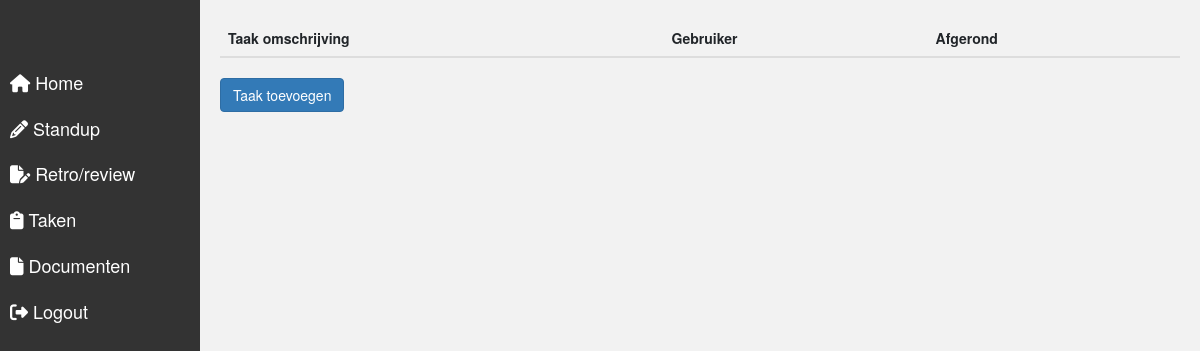
Page /Taken-dashboard.php on the earlier database version.
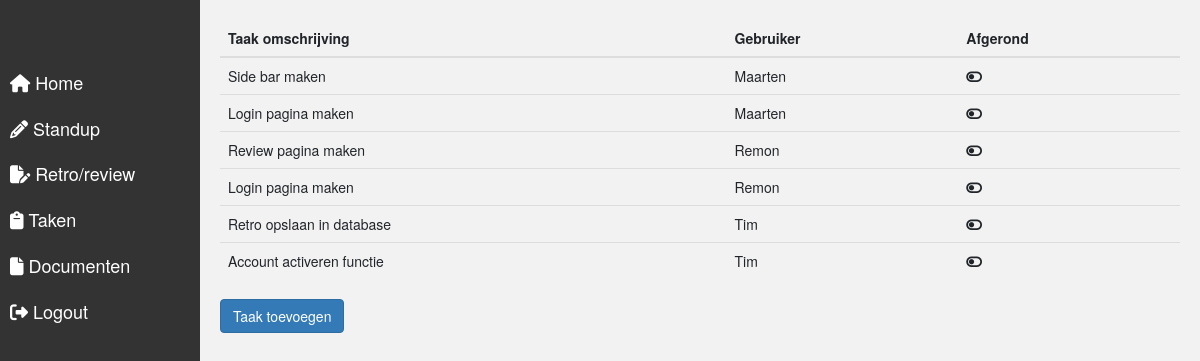
Same page on the later database version.
### tables this page shows
CREATE TABLE `taken` (
  `id` int(11) NOT NULL,
  `naam` varchar(50) NOT NULL,
  `userId` int(11) DEFAULT NULL,
  `groepId` int(11) NOT NULL DEFAULT 0
);

CREATE TABLE `users` (
  `id` int(11) NOT NULL,
  `naam` varchar(50) NOT NULL,
  `email` varchar(75) NOT NULL,
  `password` varchar(250) DEFAULT NULL,
  `isActivated` int(1) NOT NULL DEFAULT 0,
  `role` int(1) NOT NULL,
  `activationCode` varchar(50) NOT NULL,
  `activatedOn` datetime DEFAULT NULL
);

### Handlers/Services.php (the view, shortened to what this page needs)
<?php
class Services
{
    function __construct($conn)
    {
        $this->connection = $conn;
    }
}
class UserServices extends Services
{
    private $connection;
    public function __construct($conn)
    {
        $this->connection = $conn;
    }
    public function GetUserById($userId)
    {
        $query = "SELECT * FROM users WHERE `id`=?";
        $stmt = mysqli_prepare($this->connection, $query);
        mysqli_stmt_bind_param($stmt, 'i', $userId);
        mysqli_stmt_execute($stmt);
        $result = mysqli_stmt_get_result($stmt);
        return mysqli_fetch_object($result, 'user');
    }
}
class TaskServices extends Services
{
    private $connection;
    public function __construct($conn)
    {
        $this->connection = $conn;
    }
    public function GetAllTasks($groepId)
    {
        $userService = new UserServices($this->connection);
        $query = "SELECT * FROM taken";
        $result = $this->connection->query($query);
        foreach ($result as $row) {
            $title = $row['naam'];
            $user = $userService->GetUserById($row['userId']);
            $class = "";
            if ($row['isCompleted']) {
                $class = "fa fa-toggle-on";
            } elseif (!$row['isCompleted']) {
                $class = "fa fa-toggle-off";
            }
            if (!empty(@$user->naam) || @$user->naam != null) {
                $naam = $user->naam;
            } else {
                $naam = "";
            }
            $tooLate = '';
            echo "
            <tr>
                <td scope='row'>" . $title . "</td>
                <td scope='row'>" . $naam . "</td>
                <td scope='row'> <a><i class='" . $class . "'></i></a></td>
                $tooLate
            </tr>";
        }
    }
}

### sidebar.php (shortened to what this page needs)
<!DOCTYPE html>
<html lang="nl">
<head>
    <link rel="stylesheet" href="Styles/Style.css">
    <link rel="stylesheet" href="https://cdn.jsdelivr.net/npm/bootstrap@4.3.1/dist/css/bootstrap.min.css">
</head>
<body>
    <div class="sidebar">
        <a href="index.php"><i class="fa fa-home"></i> Home</a>
        <?php
        $user_role = $_SESSION['role'];
        if ($user_role == 0) {
          ?>
        <a href="Standupinvulscherm.php"><i class="fa-sharp fa-solid fa-pencil"></i> Standup</a>
        <a href="retroinvulscherm.php"><i class="fa-solid fa-file-pen"></i> Retro/review</a>
        <a href="Taken-dashboard.php"><i class="fa-solid fa-clipboard"></i> Taken</a>
        <?php
        } else if ($user_role == 1) {
          ?>
        <a href="Account-dashboard.php"><i class="fa fa-users"></i> Accounts</a>
        <a href="scrumDashboard.php"><i class="fa fa-users-rectangle"></i> Groepen</a>
        <?php
        }
        ?>
        <a href="Documenten.php"><i class="fa fa-file"></i> Documenten</a>
        <a href="logout.php"><i class="fa fa-sign-out"></i> Logout</a>
    </div>
</body>
</html>

### Taken-dashboard.php (shortened to what this page needs)
<?php
    include('sidebar.php');
    include "config/dbconn.php";
    require('Handlers/Services.php');
    $taskService = new TaskServices($conn);
    $userService = new UserServices($conn);
    $groepId = $userService->GetGroupId($_SESSION['id']);
?>
<!DOCTYPE html>
<html lang="nl">
<head>
    <link rel="stylesheet" href="https://maxcdn.bootstrapcdn.com/bootstrap/3.4.1/css/bootstrap.min.css">
</head>
<body>
    <div class="content">
        <table class="table">
            <thead>
                <tr>
                    <th scope="col">Taak omschrijving</th>
                    <th scope="col">Gebruiker</th>
                    <th scope="col">Afgerond</th>
                </tr>
            </thead>
            <tbody>
                <?php
                $taskService->GetAllTasks($groepId);
                ?>
            </tbody>
        </table>
        <div class="p-10 bt">
            <button type="button" class="btn btn-primary" data-toggle="modal" data-target="#myModal">Taak
                toevoegen</button>
        </div>
    </div>
</body>
</html>

### Styles/Style.css (style rules this page uses)
.content { margin-left: 200px; padding: 20px; height: 100vh; display: flex; flex-direction: column; background-color: #f2f2f2; }

### sidebar.php (style rules this page uses)
.sidebar { height: 100%; width: 200px; position: fixed; display: block; z-index: 1; top: 0; left: 0; background-color: #333; overflow-x: hidden; padding-top: 60px; }
.sidebar a { padding: 10px; text-decoration: none; font-size: 18px; color: #fff; display: block; }

Differences in the rows shown:
added taken: naam "Side bar maken", userId.naam "Maarten"
added taken: naam "Login pagina maken", userId.naam "Maarten"
added taken: naam "Review pagina maken", userId.naam "Remon"
added taken: naam "Login pagina maken", userId.naam "Remon"
added taken: naam "Retro opslaan in database", userId.naam "Tim"
added taken: naam "Account activeren functie", userId.naam "Tim"
